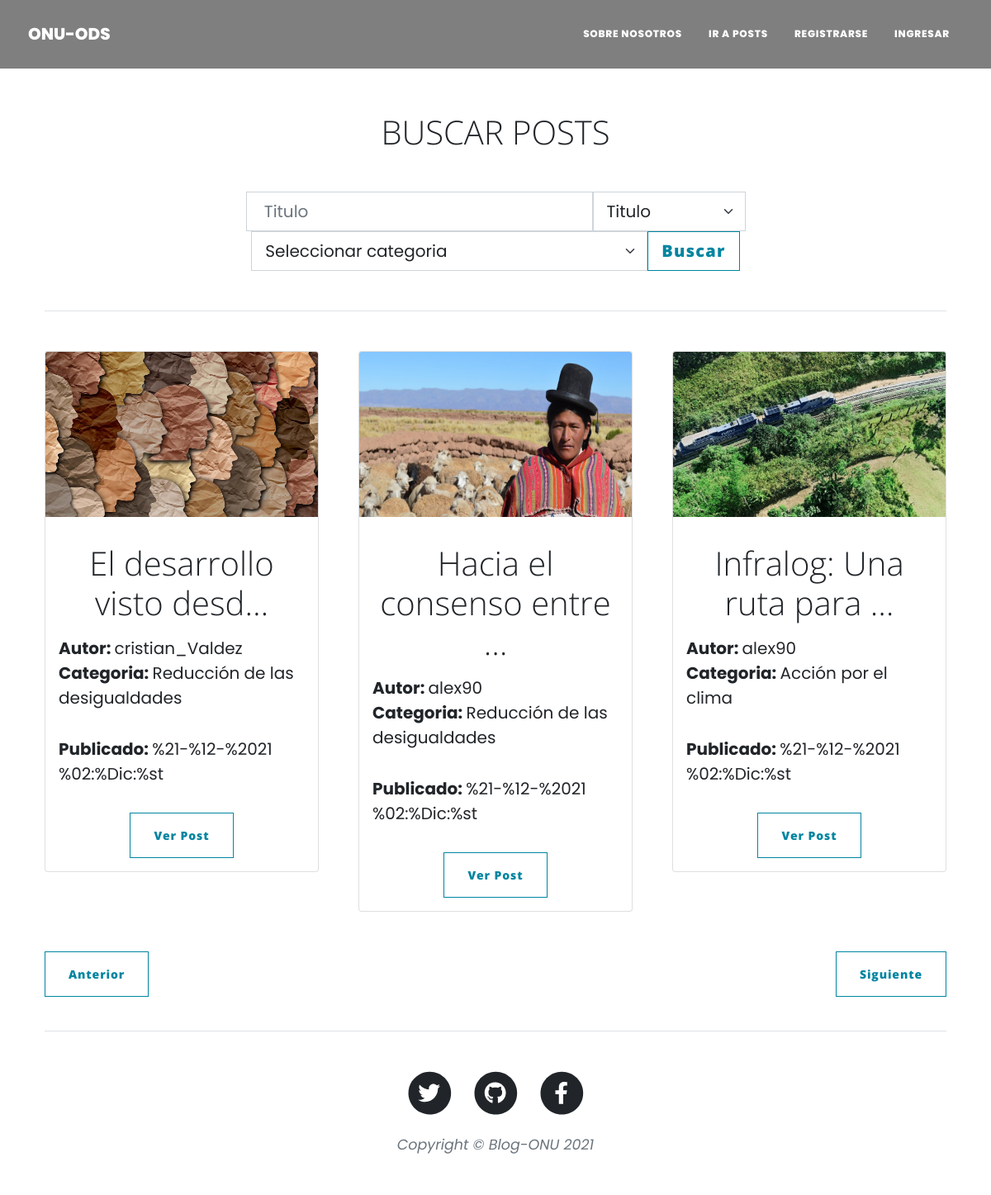
Screenshot of /posts/?page=2&titulo=&orden=titulo&categoria= with the database file from the repository.
### apps/post/models.py (models this page shows, shortened)
class Post(models.Model):
    titulo = models.CharField(max_length=300)
    contenido = models.TextField(max_length=10000)
    imagen = models.ImageField(upload_to="post/", null = True)
    autor = models.ForeignKey(User, on_delete = models.CASCADE, default=1)
    fecha_creado = models.DateTimeField(auto_now_add=True, null=True)
    fecha_modificado = models.DateTimeField(auto_now=True)
    categoria = models.ForeignKey(Categoria, on_delete = models.SET_NULL, null=True)
    permitir_comentarios = models.BooleanField(default = True)

class Categoria(models.Model):
    titulo = models.CharField(max_length=45)
    def __str__(self):
        return self.titulo

### apps/post/views.py (the view)
# urls.py: path('posts/', views.listar_posts, name = 'listar_posts'),
def listar_posts(request):
    search_form = BusquedaPost(request.GET or None)
    if search_form.is_valid():
        filtro_titulo = request.GET.get("titulo", "")
        orden_post = request.GET.get("orden", None)
        param_categorias = request.GET.get("categoria")
        posts = Post.objects.filter(titulo__icontains = filtro_titulo)
        if param_categorias:
            posts = posts.filter(categoria__id = param_categorias)  # era categoria__id__in y no funcionaba
        if orden_post == "titulo":
            posts= posts.order_by("titulo")
        elif orden_post == "comentarios":
            lista = []
            for post in posts:
                if post.cant_comentarios() > 0:
                    lista.append(post.id)
            posts= posts.filter(id__in = lista)         #filtra los posts que tienen comentarios
        elif orden_post == "antiguo":
            posts= posts.order_by("fecha_creado")
        elif orden_post == "nuevo":
            posts= posts.order_by("-fecha_creado")
    else:
        posts = Post.objects.all()
    paginator = Paginator(posts, 3)
    num_pagina = request.GET.get('page')
    pagina_actual = paginator.get_page(num_pagina)
    contexto = {"search_form":search_form,
                'posts': pagina_actual,
                }
    template = "post/listar_posts.html"
    return render(request, template ,contexto)

### apps/post/forms.py
class BusquedaPost(forms.Form):
    titulo = forms.CharField(max_length=30, required = False)
    ORDER_OPCIONES = (
        ("titulo", "Titulo"),
        ("comentarios", "Comentarios"),
        ("Fecha",(
            ("antiguo", "Antiguo"),
            ("nuevo", "Nuevo"))
        ))
    orden = forms.ChoiceField(choices=ORDER_OPCIONES, widget=forms.Select, required = False, initial="titulo")
    categoria = forms.ModelChoiceField(queryset=Categoria.objects.all(), widget=forms.Select, required = False, empty_label="Seleccionar categoria")
    def __init__(self, *args, **kwargs):
        super(BusquedaPost, self).__init__(*args, **kwargs)
        self.fields["titulo"].widget.attrs.update({'class':'form-control form-control-lg', 'placeholder':' Titulo', 'type':'text'})
        self.fields["orden"].widget.attrs.update({'select class':'form-select form-select-lg'})
        self.fields["categoria"].widget.attrs.update({ 'select class':'form-select form-select-lg'})

### apps/post/templates/post/listar_posts.html (shortened to what this page needs)
{% extends 'index.html' %}
{% block contenido %}
<br>
<br>
<br>
<br>
<div class="container px-4 px-lg-">
    <div class="row gx-4 gx-lg-5 justify-content-center">
        <div class="text-center">
            <h1 class="display-6 my-3" >BUSCAR POSTS</h1>
            <form method = "GET" action="">
                <div class="container mt-5">
                    <ul class="nav justify-content-center">
                        <li class="nav-item" aria-label=".form-control-lg example">
                            {{search_form.titulo}}
                        </li>
                        <li class="nav-item">
                            <div class="btn-group">
                                <div class="text-center">
                                    {{search_form.orden}}
                                </div>
                            </div>
                        </li>
                        <li class="nav-item">
                            <div class="btn-group">
                                <div class="text-center">
                                    {{search_form.categoria}}
                                </div>
                            </div>
                        </li>
                        <li class="nav-item">
                            <input class="btn btn-outline-primary dropdown-toggle btn-lg" type='submit' value="Buscar">
                        </li>
                    </ul>
                </div>
            </form>
            <hr class="my-5" />
        </div>
        {% for post in posts %}
        <div class="col-sm-6 col-md-4">
            <div class="card">
                {% if post.imagen.url == 'media/imagen' %}
                    {% load static %}
                {% else %}
                    <a href="{%url 'ver_post' post.id%}"><img src="{{post.imagen.url}}" class="card-img-top" height="200px" alt="{{post.titulo}}"></a>
                {% endif %}
                <div class="card-body">
                    <div class="text-center">
                        <h3 class="display-6 my-3">{{ post.titulo | truncatechars:25 }}</h3>
                    </div>
                    <h7><b>Autor: </b><a href="{%url 'perfil' post.autor.id %}">{{ post.autor }}</a></h7><br>
                    <h7><b>Categoria: </b><a href="/posts/?titulo=&orden=nuevo&categoria={{post.categoria.id}}">{{post.categoria}}</a></h7><br>
                    <p><b>Publicado: </b> {{post.fecha_creado}}</p>
                    <div class="text-center">
                        <a href="{%url 'ver_post' post.id%}" class="btn btn-outline-primary">Ver Post</a>
                    </div>
                </div>
            </div>
        </div>
        {% endfor %}
        <div class="mt-5">
            <div class="position-relative">
                {% if posts.has_previous %}
                    <div class="position-absolute top-0 start-0">
                        <a href="{% url 'listar_posts' %}?page={{posts.previous_page_number}}&titulo={{search_form.titulo.value|default_if_none:''}}&orden={{search_form.orden.value}}&categoria={{search_form.categoria.value|default_if_none:''}}"><button  class="btn btn-outline-primary" type="button">Anterior</button></a>
                    </div>
                {% endif %}
                {% if posts.has_next %}
                    <div class="position-absolute top-0 end-0" >
                        <a href="{% url 'listar_posts' %}?page={{posts.next_page_number}}&titulo={{search_form.titulo.value|default_if_none:''}}&orden={{search_form.orden.value}}&categoria={{search_form.categoria.value|default_if_none:''}}"><button  class="btn btn-outline-primary" type="button">Siguiente</button></a>
                    </div>
                {% endif %}
            </div>
        </div>
        <div class="mt-5">
{% endblock contenido %}

### rows the page displays
Post: imagen (picture), titulo "El desarrollo visto desd…", autor "cristian_Valdez", categoria "Reducción de las desigualdades", fecha_creado "%21-%12-%2021 %02:%Dic:%st"
Post: imagen (picture), titulo "Hacia el consenso entre …", autor "alex90", categoria "Reducción de las desigualdades", fecha_creado "%21-%12-%2021 %02:%Dic:%st"
Post: imagen (picture), titulo "Infralog: Una ruta para …", autor "alex90", categoria "Acción por el clima", fecha_creado "%21-%12-%2021 %02:%Dic:%st"
